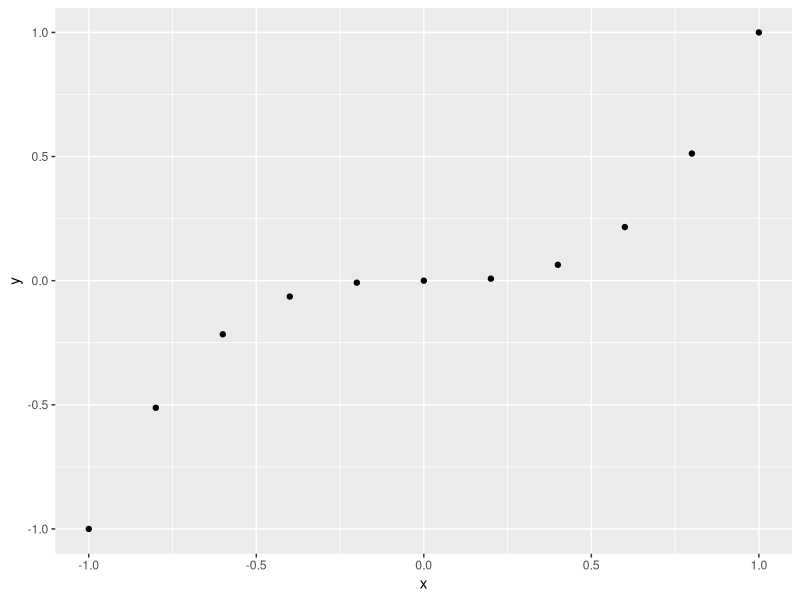
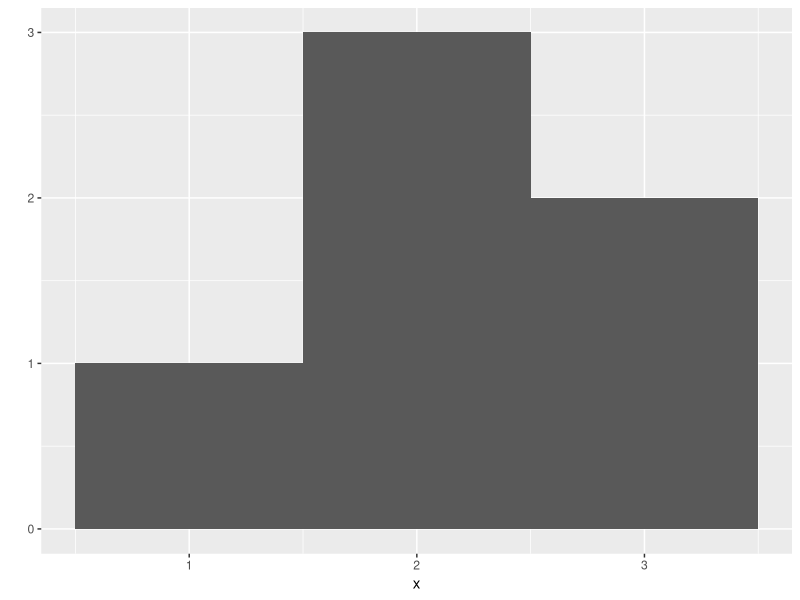
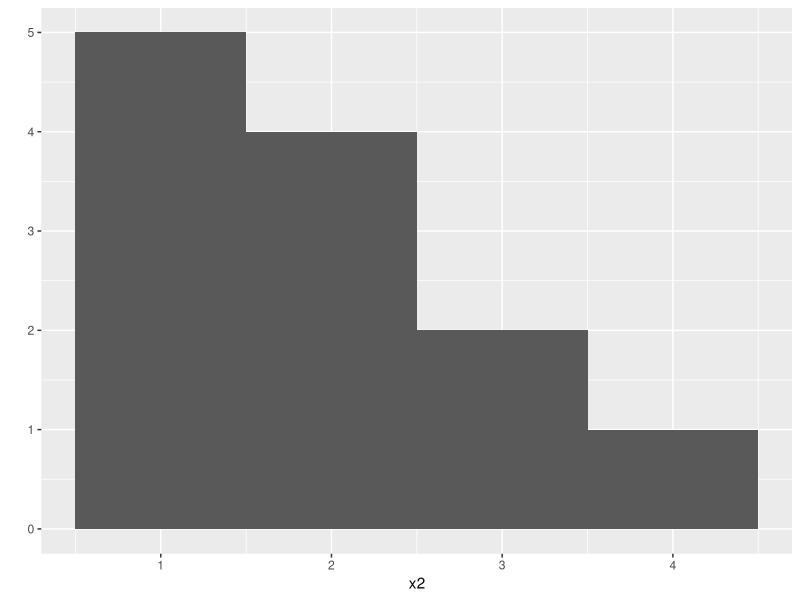
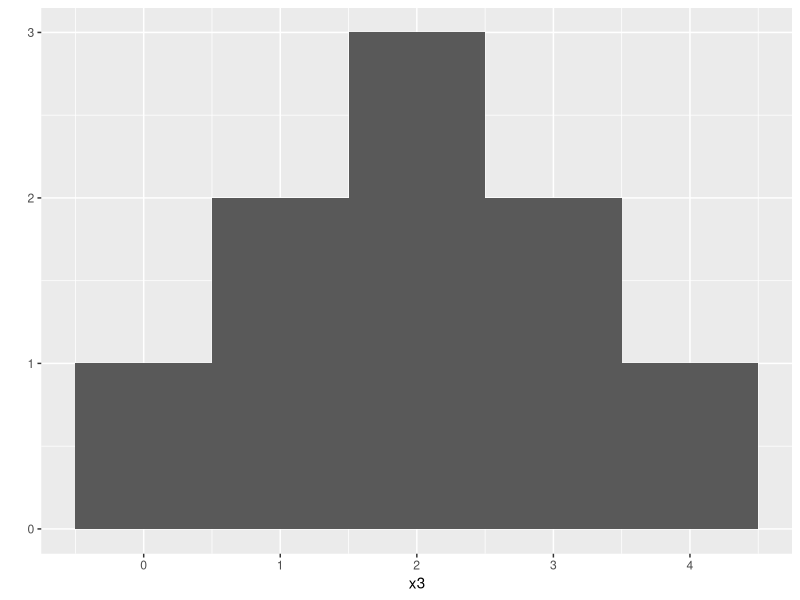
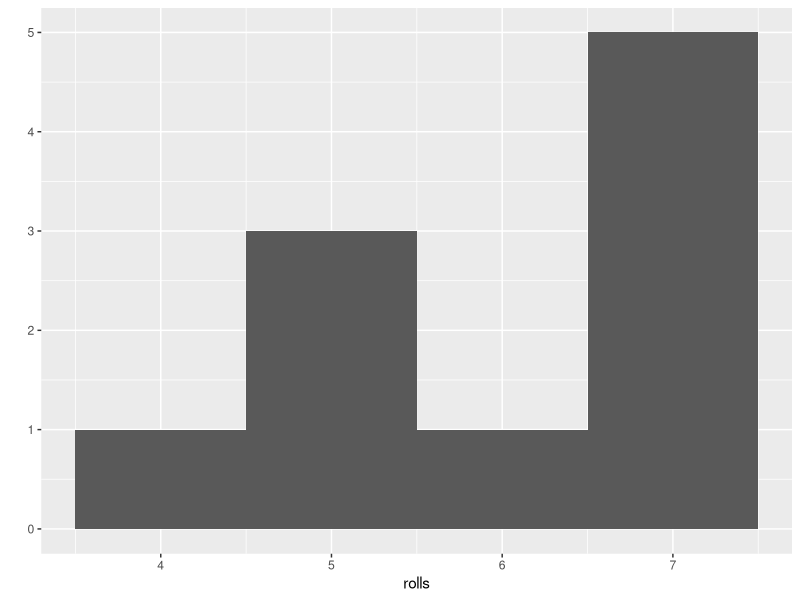
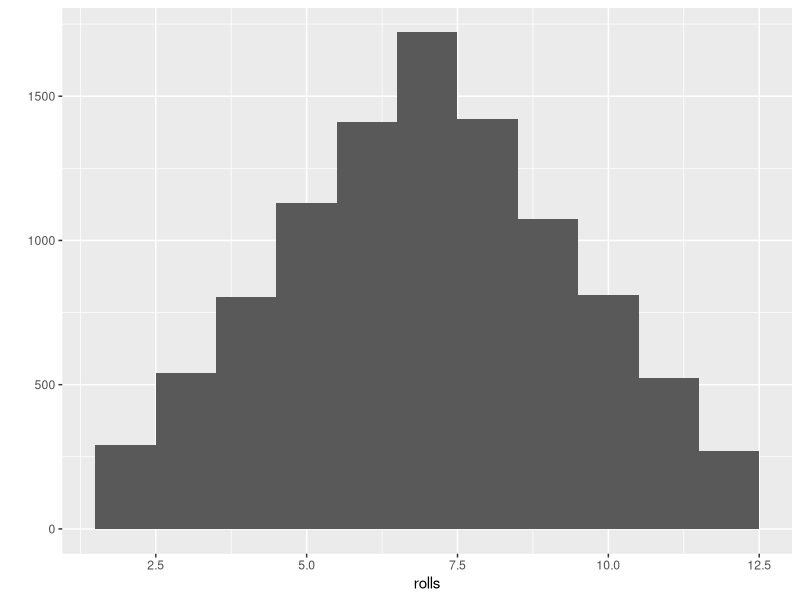

Write R code to recreate these figures, in order. (Note: this script raises an error after producing the figures.)
## ---- chunk 1
knitr::opts_chunk$set(echo = TRUE)
## ---- chunk 2
# use <- to assign the value of 1 to the object 'a'
a <- 1
# then test it
a + 2
# the output of the expression evaluated (a + 2) is displayed in the box above
# note the use of the pound sign (#) at the start of a line lets me annotate the code
## ---- chunk 3
# create an object, die, that is a sequence of numbers from 1 to 6, using ':'
die <- 1:6
die
## ---- chunk 4
Name <- 1
name <- 0

name + 1
## ---- chunk 5
my_number <- 1
my_number

my_number <- 999
my_number
## ---- chunk 6
ls()
## ---- chunk 7
# rm(list=ls())
## ---- chunk 8
die - 1
die / 2
die * die
## ---- chunk 9
die + 1:2
## ---- chunk 10
die + 1:4
## ---- chunk 11
die %*% die # inner
die %o% die # outer
## ---- chunk 12
round(3.1415)
factorial(3)
## ---- chunk 13
mean(1:6) # raw data
mean(die) # an R object
round(mean(die)) # of even the result of another function
## ---- chunk 14
sample(x = 1:6, size = 2)
## ---- chunk 15
sample(x = die, size = 1)

## ---- chunk 16
sample(x = die, size = 1)
## ---- chunk 17
sample(die, 1)
## ---- chunk 18
# round(3.1415, corners = 2) # running this without the # sign will cause an error
# this is because the function round() does not use the argument 'corners'
## ---- chunk 19
args(round) 
# the output shows that the digits argument has a default value of zero, which rounds to the nearest integer
## ---- chunk 20
round(3.1415, digits = 2)
## ---- chunk 21
sample(die, 1) # here, R automatically matches the value 1 to the argument 'size'
## ---- chunk 22
sample(size = 1, x = die) 
## ---- chunk 23
sample(die, size = 2)
## ---- chunk 24
sample(die, size = 2) 
sample(die, size = 2)  
sample(die, size = 2)  
## ---- chunk 25
sample(die, size = 2, replace = TRUE) 
## ---- chunk 26
dice <- sample(die, size = 2, replace = TRUE)
dice
sum(dice)
## ---- chunk 27
dice
dice # it gives the same result as originally output 
## ---- chunk 28
roll <- function() { # this line contains the function name (roll) and the parentheses contain the argument (here, there are none)
  die <- 1:6
  dice <- sample(die, size = 2, replace = TRUE)
  sum(dice) # these three lines within the pair of braces contain the function's body of code. The indentations are only for clarity.
}
## ---- chunk 29
roll()
## ---- chunk 30
dice
1 + 1
sqrt(2)
## ---- chunk 31
dice <- sample(die, size = 2, replace = TRUE)
two <- 1 + 1
a <- sqrt(2)
## ---- chunk 32
# roll2 <- function() {
#   dice <- sample(bones, size = 2, replace = TRUE)
#   sum(dice)
# }
# 
# roll2()
## ---- chunk 33
roll2 <- function(bones) {
  dice <- sample(bones, size = 2, replace = TRUE)
  sum(dice)
}
## ---- chunk 34
roll2(bones = 1:6)
## ---- chunk 35
roll2(1:6)
## ---- chunk 36
roll2 <- function(bones = 1:6) {
  dice <- sample(bones, size = 2, replace = TRUE)
  sum(dice)
}
## ---- chunk 37
roll2()
## ---- chunk 38
die <- 1:6
dice <- sample(die, size = 2, replace = TRUE)
sum(dice)
## ---- chunk 39
roll <- function() {
  die <- 1:6
  dice <- sample(die, size = 2, replace = TRUE)
  sum(dice)
}
## ---- chunk 40
# install.packages("ggplot2")
## ---- chunk 41
# qplot
# will give an error if you remove the # sign
## ---- chunk 42
library("ggplot2")
## ---- chunk 43
qplot
## ---- chunk 44
x <- c(-1, -0.8, -0.6, -0.4, -0.2, 0, 0.2, 0.4, 0.6, 0.8, 1)
x
## ---- chunk 45
y <- c(x^3)
y
## ---- chunk 46
qplot(x, y)
## ---- chunk 47
x <- c(1, 2, 2, 2, 3, 3)
qplot(x, binwidth = 1)
## ---- chunk 48
x2 <- c(1, 1, 1, 1, 1, 2, 2, 2, 2, 3, 3, 4)
qplot(x2, binwidth = 1)
## ---- chunk 49
x3 <- c(0, 1, 1, 2, 2, 2, 3, 3, 4)
qplot(x3, binwidth = 1)
## ---- chunk 50
replicate(3, 1 + 1)
## ---- chunk 51
rolls <- replicate(10, roll())
qplot(rolls, binwidth = 1)
## ---- chunk 52
rolls <- replicate(10000, roll())
qplot(rolls, binwidth = 1)
## ---- chunk 53
?sqrt
?log10
?sample
## ---- chunk 54
??log
## ---- chunk 55
?sample
## ---- chunk 56
roll <- function() {
  die <- 1:6
  dice <- sample(die, size = 2, replace = T, 
                 prob = c(rep(1/8, 5), 3/8))
  sum(dice)
}
## ---- chunk 57
rolls <- replicate(10000, roll())
qplot(rolls, binwidth)
